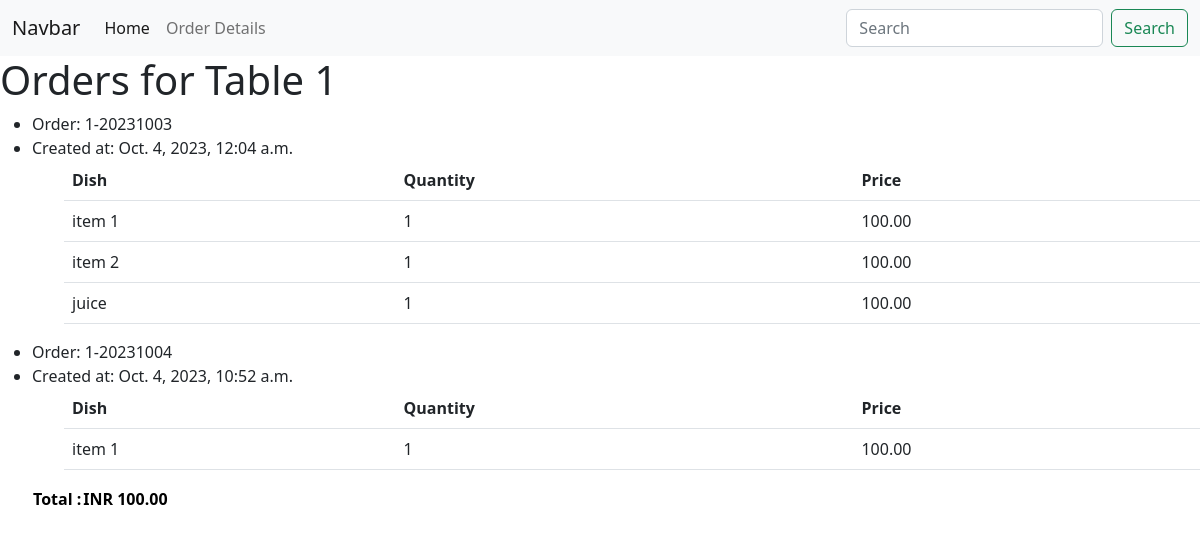
Page /or/1 on the earlier database version.
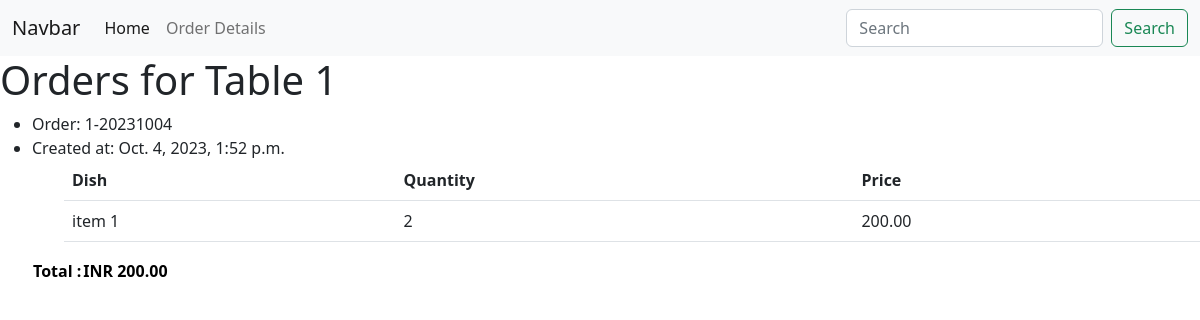
Same page on the later database version.
### menu/models.py (models this page shows, shortened)
class Order(models.Model):
    table_number = models.IntegerField()
    items = models.ManyToManyField(Menu, through='OrderItem')
    order_number = models.CharField(max_length=10, unique=True, default='N/A')
    created_at = models.DateTimeField(default=timezone.now)

class OrderItem(models.Model):
    order = models.ForeignKey(Order, on_delete=models.CASCADE)
    item = models.ForeignKey(Menu, on_delete=models.CASCADE)
    quantity = models.PositiveIntegerField(default=0)

class Menu(models.Model):
    category = models.ForeignKey(Category, on_delete=models.CASCADE, null=True, blank=True)
    item_name=models.CharField(max_length=25, unique=True)
    item_description=models.TextField()
    item_price = models.DecimalField(max_digits=10, decimal_places=2)

### pos/views.py (the view)
# urls.py: path('or/<int:pk>', orders_for_table, name='orderdetail'),
def orders_for_table(request, pk):
    table=pk
    orders = Order.objects.filter(table_number=pk)
    messages_list = messages.get_messages(request)
    if orders:
        for order in orders:
            total_price = sum(item.quantity * item.item.item_price for item in order.orderitem_set.all())
        return render(request, 'orders_for_table.html', {'orders': orders, 'table':table, 'total':total_price, 'messages': messages_list})
    return render(request, 'orders_for_table.html',{'table':table})

### pos/templatetags/filter.py (called while the page is built)
@register.filter
def calc_total(quantity, item_price):
    return quantity * item_price

### templates/orders_for_table.html (shortened to what this page needs)
{% extends 'base.html' %}
{% load filter %}
{% block home %}
    '/menu/{{table}}'
{% endblock home %}
{% block orderurl %}
    '/or/{{table}}'
{% endblock orderurl %}
{% block page %}
  <h1>Orders for Table {{ table }}</h1>
  <ul>
    {% for order in orders %}
      <li>Order: {{ order.order_number }}
        </li>
        <li>Created at: {{ order.created_at }}</li>
      <ul>
        <table class="table">
          <thead>
            <tr>
              <th scope="col">Dish</th>
              <th scope="col">Quantity</th>
              <th scope="col">Price</th>
            </tr>
          </thead>
          {% for order_item in order.orderitem_set.all %}
          <tbody>
            <tr>
              <td>{{ order_item.item.item_name }}</td>
              <td>{{ order_item.quantity }}</td>
              <td>{{ order_item.quantity|calc_total:order_item.item.item_price }}</td>
            </tr>
          </tbody>
          {% endfor %}
        </table>
      </ul>
    {% endfor %}
    <table class="table-success">
      <tr>
        <th scope="col">Total :</th>
        <th scope="col">INR {{total}}</th>
      </tr>
    </table>
  </ul>
{% endblock %}

Differences in the rows shown:
removed Order: order_number "1-20231003", created_at "Oct. 4, 2023, 12:04 a.m."
removed OrderItem: item.item_name "item 1", quantity "1", quantity|calc_total "100.00", shown under "1-20231003"
removed OrderItem: item.item_name "item 2", quantity "1", quantity|calc_total "100.00", shown under "1-20231003"
removed OrderItem: item.item_name "juice", quantity "1", quantity|calc_total "100.00", shown under "1-20231003"
removed Order: order_number "1-20231004", created_at "Oct. 4, 2023, 10:52 a.m."
removed OrderItem: item.item_name "item 1", quantity "1", quantity|calc_total "100.00", shown under "1-20231004"
added Order: order_number "1-20231004", created_at "Oct. 4, 2023, 1:52 p.m."
added OrderItem: item.item_name "item 1", quantity "2", quantity|calc_total "200.00", shown under "1-20231004"
Other differences:
{{ total }}: "100.00" → "200.00"
